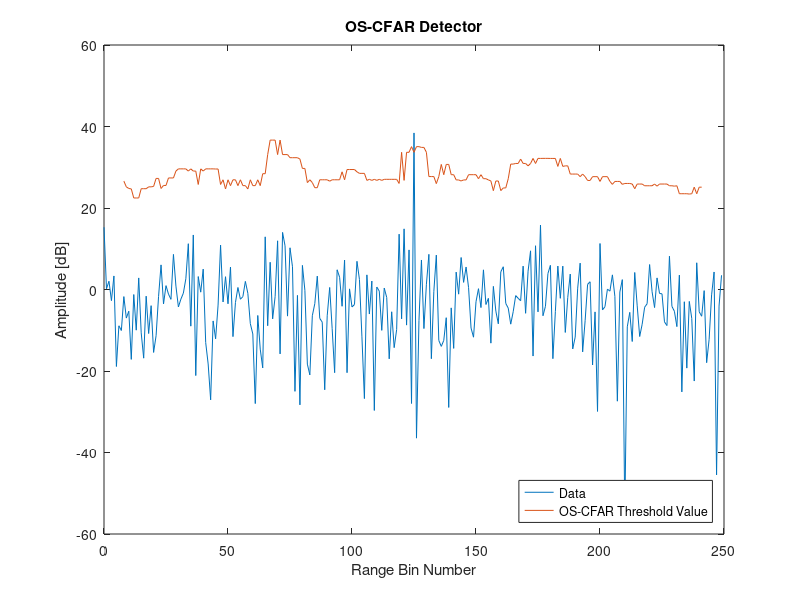

Write MATLAB code to recreate this figure.
%% File information
% Written by M. Y. Martin (MRTMOG014)
% EEE4022S (2018)
% OS_CFAR_Threshold.m: Simulate OS-CFAR detector with Gaussian data

%% OS-CFAR detector
clc;
close all;
clear;

% define inputs and parameters
D = 250;                                % length of data; number of samples
N = 16;                                 % length of window
Np = 1;                                 % number of pulses
j = 1i;                                 % use j as sqrt(-1)
PFA = 10^-6;                            % desired PFA
SNRdB = 20;                             % SNR in Decibels
SNR = 10^(SNRdB/10);                    % Decibels to linear SNR
k = round(3*N/4);                       % k-factor for OS-CFAR

% include multiple targets
t = 1;                                  % number of targets and interfering targets (max 3); default is 1

% include clutter edge
v = 1;                                  % variance of noise in clutter edge; v = 1 => no clutter edge (default)
d = 3;                                  % number of samples from centre to clutter edge start (distance)

% 1xD matrix of complex Gaussian noise: (I + jQ)/sqrt(2); v scales second part => clutter edge
noise = [((randn(1,(D/2) + d) + j.*randn(1,(D/2) + d))/sqrt(2)),(sqrt(v)*(randn(1,(D/2) - d) + j.*randn(1,(D/2) - d))/sqrt(2))];
    
% insert target(s)
target_voltage = sqrt(SNR);
target_signal = target_voltage*(randn(1,t) + j.*randn(1,t))/sqrt(2);
signal = real(noise).^2 + imag(noise).^2;
signal_H0 = signal; % noise only
for y = 0:(t - 1)   % update signal with targets from centre of data at intervals of 3 samples ???
    signal((D/2) + 1 + 3*y) = signal((D/2) + 1 + 3*y) + real(target_signal(y + 1)).^2 + imag(target_signal(y + 1)).^2;
end

% compute OS-CFAR interference statistic 'g'
g = zeros(D,1);
for CUT = (N/2 + 1):1:(D - N/2)    % first N/2 and last N/2 samples in signal will NOT become the CUT (eg. 9 to 392)
    Window_sorted = sort([signal((CUT - N/2):(CUT - 1)) signal((CUT + 1):(CUT + N/2))]);    % sort N reference window samples in ascending order
    g(CUT) = Window_sorted(k);
end

% compute OS-CFAR constant 'a' for desired PFA
PFA_error = inf;

for a_temp = 0:0.0001:25
    PFA_temp = 1;
    for i = 0:(k - 1)
        PFA_temp = PFA_temp*(N - i)/(N - i + a_temp);
    end
    if abs(PFA_temp - PFA) < PFA_error
        a = a_temp;
        PFA_error = abs(PFA_temp - PFA);
    end
end

% compute detection threshold 'T'
T = a.*g;  % 1xk matrix

% plot the threshold and noise
x = 0:(D - 1); % x-axis sample number
figure;
plot(x,20*log10(signal),x,20*log10(T));
xlabel('Range Bin Number');
ylabel('Amplitude [dB]');
ylim([-60 60]);
title('OS-CFAR Detector');
lgd = legend('Data','OS-CFAR Threshold Value');
set(lgd,'Location','SouthEast');
